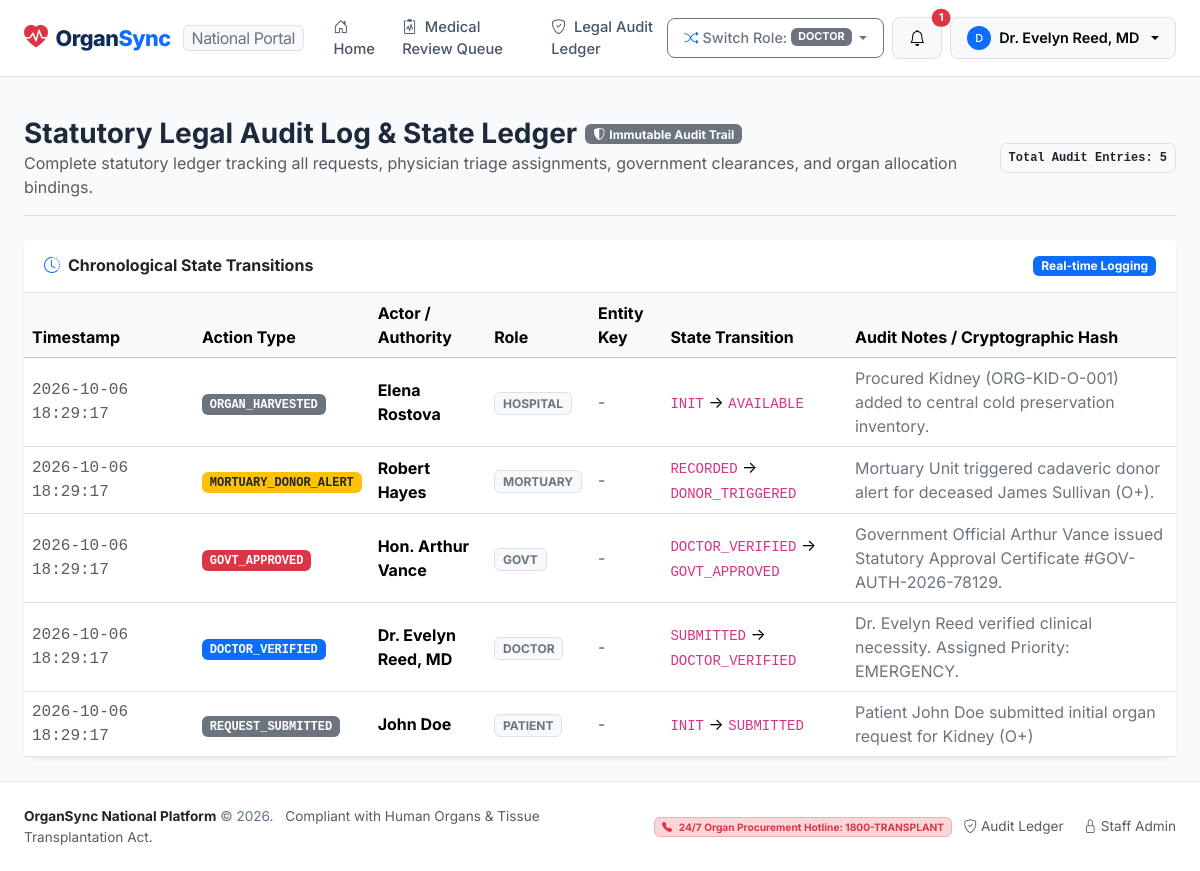
Page /audit/logs/ (signed in) on the committed database.
### organ_app/models.py (models this page shows, shortened)
class UserProfile(models.Model):
    user = models.OneToOneField(User, on_delete=models.CASCADE, related_name='profile')
    role = models.CharField(max_length=20, choices=ROLE_CHOICES, default='PATIENT')
    phone = models.CharField(max_length=20, blank=True)
    national_id = models.CharField(max_length=50, blank=True, help_text="National Identification / Aadhar")
    hospital = models.ForeignKey(Hospital, on_delete=models.SET_NULL, null=True, blank=True, related_name='staff_members')
    license_or_emp_id = models.CharField(max_length=100, blank=True, help_text="Medical license / Govt ID / Employee number")
    blood_group = models.CharField(max_length=5, choices=BLOOD_GROUP_CHOICES, blank=True)
    date_of_birth = models.DateField(null=True, blank=True)
    address = models.TextField(blank=True)
    emergency_contact_name = models.CharField(max_length=100, blank=True)
    emergency_contact_phone = models.CharField(max_length=20, blank=True)
    created_at = models.DateTimeField(auto_now_add=True)

class AuditLog(models.Model):
    request = models.ForeignKey(OrganRequest, on_delete=models.CASCADE, null=True, blank=True, related_name='audit_logs')
    organ = models.ForeignKey(AvailableOrgan, on_delete=models.SET_NULL, null=True, blank=True)
    mortuary_record = models.ForeignKey(MortuaryRecord, on_delete=models.SET_NULL, null=True, blank=True)
    actor = models.ForeignKey(User, on_delete=models.SET_NULL, null=True)
    actor_role = models.CharField(max_length=50)
    action = models.CharField(max_length=80)
    from_state = models.CharField(max_length=60, blank=True)
    to_state = models.CharField(max_length=60, blank=True)
    ip_address = models.GenericIPAddressField(null=True, blank=True)
    comments = models.TextField(blank=True)
    timestamp = models.DateTimeField(auto_now_add=True)
    class Meta:
        ordering = ['-timestamp']
    @property
    def actor_name(self):
        if self.actor:
            return self.actor.get_full_name() or self.actor.username
        return "System Engine"

### organ_app/views.py (the view)
# urls.py: path('audit/logs/', views.audit_log_view, name='audit_logs'),
@login_required
def audit_log_view(request):
    logs = AuditLog.objects.all().select_related('request', 'organ', 'mortuary_record', 'actor')[:100]
    return render(request, 'audit/log_viewer.html', {'logs': logs})

### templates/audit/log_viewer.html (shortened to what this page needs)
{% extends "base.html" %}
{% block content %}
<div class="container-fluid px-lg-4 py-4">
    <div class="d-flex flex-column flex-md-row justify-content-between align-items-md-center mb-4 pb-3 border-bottom gap-3">
        <div>
            <div class="d-flex align-items-center gap-2">
                <h3 class="fw-bold mb-0">Statutory Legal Audit Log &amp; State Ledger</h3>
                <span class="badge bg-secondary px-2 py-1"><i class="bi bi-shield-shaded me-1"></i>Immutable Audit Trail</span>
            </div>
            <p class="text-muted mb-0 fs-8">Complete statutory ledger tracking all requests, physician triage assignments, government clearances, and organ allocation bindings.</p>
        </div>
        <div>
            <span class="badge bg-light text-dark border p-2 fs-7 font-monospace">
                Total Audit Entries: <b>{{ logs.count }}</b>
            </span>
        </div>
    </div>
    <div class="card shadow-sm border-0">
        <div class="card-header bg-white py-3 d-flex justify-content-between align-items-center">
            <h6 class="fw-bold mb-0 text-navy"><i class="bi bi-clock-history me-2 text-primary"></i>Chronological State Transitions</h6>
            <span class="badge bg-primary">Real-time Logging</span>
        </div>
        <div class="card-body p-0">
            <div class="table-responsive">
                <table class="table table-hover align-middle mb-0 fs-8">
                    <thead class="table-light">
                        <tr>
                            <th style="width: 170px;">Timestamp</th>
                            <th>Action Type</th>
                            <th>Actor / Authority</th>
                            <th>Role</th>
                            <th>Entity Key</th>
                            <th>State Transition</th>
                            <th>Audit Notes / Cryptographic Hash</th>
                        </tr>
                    </thead>
                    <tbody>
                        {% for log in logs %}
                            <tr>
                                <td class="text-muted font-monospace">{{ log.timestamp|date:"Y-m-d H:i:s" }}</td>
                                <td>
                                    <span class="badge
                                        {% if 'ALLOCATED' in log.action %}bg-success
                                        {% elif 'GOVT' in log.action %}bg-danger
                                        {% elif 'DOCTOR' in log.action %}bg-primary
                                        {% elif 'MORTUARY' in log.action %}bg-warning text-dark
                                        {% else %}bg-secondary{% endif %} font-monospace">
                                        {{ log.action }}
                                    </span>
                                </td>
                                <td>
                                    <strong>{{ log.actor_name }}</strong>
                                </td>
                                <td>
                                    <span class="badge bg-light text-secondary border">{{ log.actor_role }}</span>
                                </td>
                                <td>
                                    {% if log.request %}
                                        <a href="{% url 'request_detail' log.request.id %}" class="font-monospace text-decoration-none fw-bold">
                                            {{ log.request.request_code }}
                                        </a>
                                    {% elif log.organ %}
                                        <span class="font-monospace text-primary fw-bold">{{ log.organ.organ_id }}</span>
                                    {% elif log.mortuary_record %}
                                        <span class="font-monospace text-dark">{{ log.mortuary_record.case_number }}</span>
                                    {% else %}
                                        <span class="text-muted">-</span>
                                    {% endif %}
                                </td>
                                <td>
                                    {% if log.to_state %}
                                        <code>{{ log.from_state|default:"INIT" }}</code> &rarr; <code>{{ log.to_state }}</code>
                                    {% else %}
                                        <span class="text-muted">N/A</span>
                                    {% endif %}
                                </td>
                                <td class="text-secondary">{{ log.comments }}</td>
                            </tr>
                        {% empty %}
                            <tr>
                                <td colspan="7" class="text-center text-muted py-5">No audit log entries recorded yet.</td>
                            </tr>
                        {% endfor %}
                    </tbody>
                </table>
            </div>
        </div>
    </div>
</div>
{% endblock %}

### templates/base.html (shortened to what this page needs)
<!DOCTYPE html>
<html lang="en">
<head>
    <link href="https://cdn.jsdelivr.net/npm/bootstrap@5.3.3/dist/css/bootstrap.min.css" rel="stylesheet">
    <link rel="stylesheet" href="https://cdn.jsdelivr.net/npm/bootstrap-icons@1.11.3/font/bootstrap-icons.min.css">
</head>
<body>
    <nav class="navbar navbar-expand-lg sticky-top">
        <div class="container-fluid px-lg-4">
            <a class="navbar-brand d-flex align-items-center gap-2" href="{% url 'landing' %}">
                <i class="bi bi-heart-pulse-fill text-danger fs-4"></i>
                <span>Organ<span class="text-primary">Sync</span></span>
                <span class="badge bg-light text-secondary border fs-6 fw-normal px-2 py-1 ms-1">National Portal</span>
            </a>
            <div class="collapse navbar-collapse" id="navbarMain">
                <ul class="navbar-nav me-auto mb-2 mb-lg-0 align-items-lg-center">
                    <li class="nav-item">
                        <a class="nav-link" href="{% url 'landing' %}"><i class="bi bi-house-door me-1"></i> Home</a>
                    </li>
                    {% if user.is_authenticated %}
                        {% if user_role == 'PATIENT' %}
                            <li class="nav-item">
                                <a class="nav-link" href="{% url 'patient_dashboard' %}"><i class="bi bi-person-badge me-1"></i> Patient Portal</a>
                            </li>
                            <li class="nav-item">
                                <a class="nav-link" href="{% url 'submit_organ_request' %}"><i class="bi bi-plus-circle me-1"></i> Submit Request</a>
                            </li>
                            <li class="nav-item">
                                <a class="nav-link" href="{% url 'patient_profile' %}"><i class="bi bi-person-lines-fill me-1"></i> Profile</a>
                            </li>
                        {% elif user_role == 'DOCTOR' %}
                            <li class="nav-item">
                                <a class="nav-link" href="{% url 'doctor_dashboard' %}"><i class="bi bi-clipboard2-pulse me-1"></i> Medical Review Queue</a>
                            </li>
                        {% elif user_role == 'GOVT' %}
                            <li class="nav-item">
                                <a class="nav-link" href="{% url 'govt_dashboard' %}"><i class="bi bi-bank me-1"></i> Government Authorization</a>
                            </li>
                        {% endif %}
                        <li class="nav-item">
                            <a class="nav-link" href="{% url 'audit_logs' %}"><i class="bi bi-shield-check me-1"></i> Legal Audit Ledger</a>
                        </li>
                    {% endif %}
                </ul>
                <div class="d-flex align-items-center gap-2">
                    <div class="dropdown">
                        <button class="btn btn-outline-secondary btn-sm dropdown-toggle d-flex align-items-center gap-1" type="button" data-bs-toggle="dropdown" aria-expanded="false">
                            <i class="bi bi-shuffle text-primary"></i>
                            <span class="d-none d-md-inline">Switch Role:</span>
                            <span class="badge bg-secondary">{{ user_role|default:"Public" }}</span>
                        </button>
                    </div>
                    {% if user.is_authenticated %}
                        <div class="dropdown">
                            <button class="btn btn-light position-relative btn-sm border" type="button" data-bs-toggle="dropdown" aria-expanded="false">
                                <i class="bi bi-bell fs-6"></i>
                                {% if unread_notifications_count > 0 %}
                                    <span class="position-absolute top-0 start-100 translate-middle badge rounded-pill bg-danger">
                                        {{ unread_notifications_count }}
                                    </span>
                                {% endif %}
                            </button>
                        </div>
                        <div class="dropdown">
                            <button class="btn btn-light btn-sm border dropdown-toggle d-flex align-items-center gap-2" type="button" data-bs-toggle="dropdown">
                                <div class="bg-primary text-white rounded-circle d-flex align-items-center justify-content-center" style="width: 24px; height: 24px; font-size: 11px;">
                                    {{ user.username|make_list|first|upper }}
                                </div>
                                <span class="d-none d-sm-inline fw-semibold">{{ user.get_full_name|default:user.username }}</span>
                            </button>
                        </div>
                    {% else %}
                        <a href="{% url 'login' %}" class="btn btn-outline-primary btn-sm">Sign In</a>
                        <a href="{% url 'register' %}" class="btn btn-primary btn-sm">Register as Patient</a>
                    {% endif %}
                </div>
            </div>
        </div>
    </nav>
    <main class="flex-grow-1">
        {% block content %}{% endblock %}
    </main>
    <footer>
        <div class="container-fluid px-lg-4 text-center text-md-start">
            <div class="row align-items-center">
                <div class="col-md-6 mb-2 mb-md-0">
                    <span class="fw-bold text-dark">OrganSync National Platform</span> &copy; 2026.
                    <span class="d-block d-sm-inline ms-sm-2 text-muted">Compliant with Human Organs & Tissue Transplantation Act.</span>
                </div>
                <div class="col-md-6 text-md-end">
                    <span class="badge bg-danger-subtle text-danger border border-danger-subtle me-2">
                        <i class="bi bi-telephone-fill me-1"></i> 24/7 Organ Procurement Hotline: 1800-TRANSPLANT
                    </span>
                    <a href="{% url 'audit_logs' %}" class="text-decoration-none text-muted me-3 fs-8"><i class="bi bi-shield-check"></i> Audit Ledger</a>
                    <a href="/admin/" class="text-decoration-none text-muted fs-8"><i class="bi bi-lock"></i> Staff Admin</a>
                </div>
            </div>
        </div>
    </footer>
</body>
</html>

### templates/base.html (style rules this page uses)
:root { --primary-navy: #0F2C59; --secondary-blue: #1E3A8A; --accent-teal: #0284C7; --accent-crimson: #DC2626; --accent-emerald: #059669; --bg-light: #F8FAFC; --card-border: #E2E8F0; }
body { font-family: 'Inter', -apple-system, BlinkMacSystemFont, sans-serif; background-color: var(--bg-light); color: #1E293B; min-height: 100vh; display: flex; flex-direction: column; }
.navbar-brand { font-weight: 800; letter-spacing: -0.5px; color: var(--primary-navy) !important; font-size: 1.35rem; }
.navbar { background-color: #FFFFFF !important; border-bottom: 1px solid var(--card-border); box-shadow: 0 1px 3px 0 rgba(0, 0, 0, 0.05); }
.nav-link { font-weight: 500; font-size: 0.92rem; color: #475569 !important; padding: 0.5rem 0.85rem !important; border-radius: 6px; transition: all 0.2s ease; }
.card { border: 1px solid var(--card-border); border-radius: 12px; box-shadow: 0 1px 3px rgba(0,0,0,0.03), 0 1px 2px rgba(0,0,0,0.02); background: #FFFFFF; }
.card-header { background: #FFFFFF; border-bottom: 1px solid var(--card-border); font-weight: 600; padding: 1rem 1.25rem; }
.btn { font-weight: 500; border-radius: 8px; padding: 0.5rem 1rem; font-size: 0.9rem; }
footer { margin-top: auto; border-top: 1px solid var(--card-border); background: #FFFFFF; padding: 1.5rem 0; font-size: 0.85rem; color: #64748B; }

### rows in the picture
UserProfile: role "DOCTOR"
AuditLog: timestamp "2026-10-06 18:29:17", action "ORGAN_HARVESTED", actor_name "Elena Rostova", actor_role "HOSPITAL", from_state "INIT", to_state "AVAILABLE", comments "Procured Kidney (ORG-KID-O-001) added to central cold preservation inventory."
AuditLog: timestamp "2026-10-06 18:29:17", action "MORTUARY_DONOR_ALERT", actor_name "Robert Hayes", actor_role "MORTUARY", from_state "RECORDED", to_state "DONOR_TRIGGERED", comments "Mortuary Unit triggered cadaveric donor alert for deceased James Sullivan (O+)."
AuditLog: timestamp "2026-10-06 18:29:17", action "GOVT_APPROVED", actor_name "Hon. Arthur Vance", actor_role "GOVT", from_state "DOCTOR_VERIFIED", to_state "GOVT_APPROVED", comments "Government Official Arthur Vance issued Statutory Approval Certificate #GOV-AUTH-2026-78129."
AuditLog: timestamp "2026-10-06 18:29:17", action "DOCTOR_VERIFIED", actor_name "Dr. Evelyn Reed, MD", actor_role "DOCTOR", from_state "SUBMITTED", to_state "DOCTOR_VERIFIED", comments "Dr. Evelyn Reed verified clinical necessity. Assigned Priority: EMERGENCY."
AuditLog: timestamp "2026-10-06 18:29:17", action "REQUEST_SUBMITTED", actor_name "John Doe", actor_role "PATIENT", from_state "INIT", to_state "SUBMITTED", comments "Patient John Doe submitted initial organ request for Kidney (O+)"

### other values in the picture
{{ unread_notifications_count }} "1"
{{ user.username|make_list|first|upper }} "D"
{{ user.get_full_name|default:user.username }} "Dr. Evelyn Reed, MD"
{{ logs.count }} "5"
